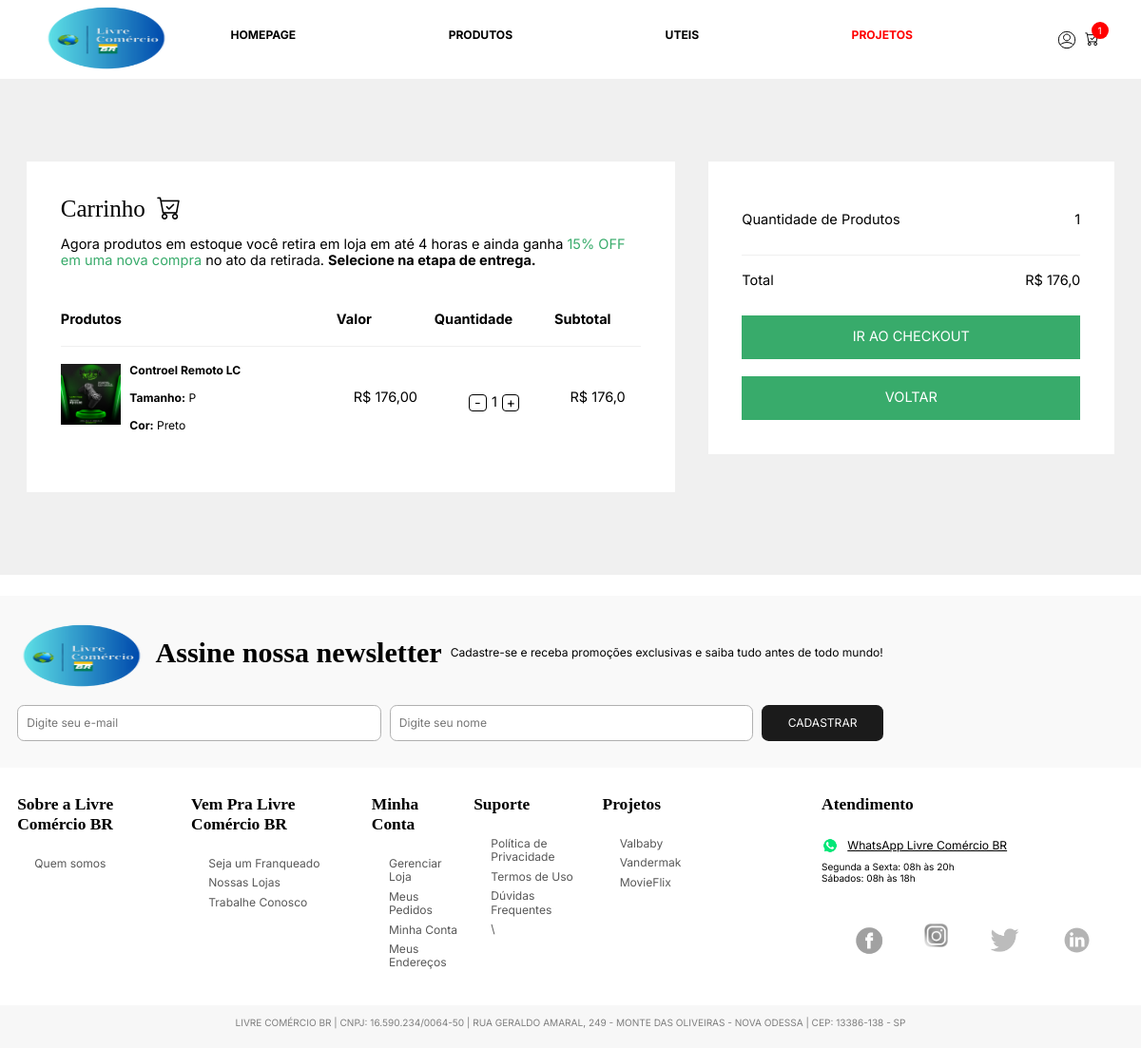
Page /loja/carrinho/ (signed in) on the committed database.
### store/models.py (models this page shows, shortened)
class Carrinho(models.Model):
    item_estoque = models.ForeignKey(
        Estoque, on_delete=models.SET_NULL, related_name="item_produto", blank=True, null=True)
    quantidade = models.IntegerField(blank=True, null=True, default=0)
    pedido = models.ForeignKey(
        Pedido, on_delete=models.CASCADE, related_name="itens_do_pedido", blank=True, null=True)
    @property
    def subtotal(self):
        return self.quantidade * float(self.item_estoque.produto.preco)

class Estoque(models.Model):
    produto = models.ForeignKey(
        Produto, on_delete=models.SET_NULL, blank=True, null=True)
    cor = models.ForeignKey(Cor, on_delete=models.SET_NULL, blank=True,
                            null=True)  # (amarelo, azul, preto)
    tamanho = models.CharField(max_length=5, blank=True, null=True)
    estoque_disponivel = models.IntegerField(blank=True, null=True, default=0)

class Produto(models.Model):
    nome = models.CharField(max_length=150)
    imagem = models.ManyToManyField(Imagem,
                                    related_name='imagens_produto', blank=True)
    preco = models.DecimalField(
        max_digits=10, decimal_places=2, blank=True, null=True)
    descricao = models.TextField(blank=True, null=True)
    ativo = models.BooleanField(default=True)
    categoria = models.ForeignKey(
        Categoria, on_delete=models.SET_NULL, blank=True, null=True)
    tipo = models.ForeignKey(
        Tipo, on_delete=models.SET_NULL, blank=True, null=True)

class Imagem(models.Model):
    img = models.ImageField(upload_to='fotos_produtos', blank=True, null=True)
    def __str__(self) -> str:
        return self.img.url

class Cor(models.Model):
    nome = models.CharField(max_length=150, blank=True, null=True)
    codigo = models.CharField(max_length=150, blank=True, null=True)
    def __str__(self):
        return str(self.nome)

class Pedido(models.Model):
    cliente = models.ForeignKey(
        Cliente, on_delete=models.SET_NULL, blank=True, null=True)
    codigo_transacao = models.CharField(max_length=150, blank=True, null=True)
    finalizado = models.BooleanField(default=False)
    endereco = models.ForeignKey(
        Endereco, on_delete=models.SET_NULL, blank=True, null=True)
    data_finalizacao = models.DateTimeField(blank=True, null=True)
    @property
    def quantidade_itens(self):
        itens_carrinho = Carrinho.objects.filter(pedido__id=self.id)
        qtd_itens = sum([item.quantidade for item in itens_carrinho])
        return qtd_itens
    @property
    def total(self):
        itens_carrinho = Carrinho.objects.filter(pedido__id=self.id)
        total_carrinho = sum(
            [item.subtotal for item in itens_carrinho])
        return total_carrinho

### store/views.py (the view, shortened to what this page needs)
# urls.py: path('carrinho/', carrinho, name='carrinho'),
def carrinho(request):
    if request.user.is_authenticated:
        cliente = request.user.cliente
    pedido, criado = Pedido.objects.get_or_create(
        cliente=cliente, finalizado=False)
    itens_carrinho = Carrinho.objects.filter(pedido=pedido)
    """Estou passando a variáveel pedido aqui para poder pegar a quantidade de itens e o valor total do pedido"""
    context = {"itens_carrinho": itens_carrinho,
               "pedido": pedido, "cliente_existente": True}
    return render(request, 'carrinho.html', context)

### loja_app/models.py (called while the page is built)
    def __str__(self) -> str:
        return str(self.nome)

### store/new_contexts.py (called while the page is built, shortened)
def shopping_cart(request):
    qtd_prod_carrinho = 0
    if request.user.is_authenticated:
        cliente = request.user.cliente
    pedido, criado = Pedido.objects.get_or_create(
        cliente=cliente, finalizado=False)
    """Agora preciso saber quais são os itens do pedido"""
    itens_carrinho = Carrinho.objects.filter(pedido=pedido)
    """Posso ter um pedido com apenas 1 produto, porém, sendo 5 produtos do mesmo produto"""
    for item in itens_carrinho:
        qtd_prod_carrinho += item.quantidade
    return {"qtd_prod_carrinho": qtd_prod_carrinho}

def categorias_tipos(request):
    categorias_navegacao = Categoria.objects.all()
    tipos_navegacao = Tipo.objects.all()
    return {"categorias_navegacao": categorias_navegacao, "tipos_navegacao": tipos_navegacao}

def equipe_vendas(request):
    vendas = False
    if request.user.is_authenticated:
        if request.user.groups.filter(name="vendas").exists():
            vendas = True
    return {"vendas": vendas}

### store/templates/carrinho.html (shortened to what this page needs)
{% extends 'base_geral.html' %}
{% load static %}
{% block 'body' %}
<main class="principal">
    <section class="carrinho">
        {% if cliente_existente %}
        <div class="sacola">
            <div class="sacola__titulos">
                <h1 class="sacola__titulo">Carrinho &nbsp<i class="bi bi-cart-check"></i></h1>
                <p>
                    Agora produtos em estoque você retira em loja em até 4 horas e
                    ainda ganha
                    <span class="sacola__realce-verde">15% OFF em uma nova compra</span>
                    no ato da retirada.
                    <b> Selecione na etapa de entrega. </b>
                </p>
            </div>
            <table class="tabela">
                <tr>
                    <th>Produtos</th>
                    <th>Valor</th>
                    <th>Quantidade</th>
                    <th>Subtotal</th>
                </tr>
                {% for item in itens_carrinho %}
                <tr>
                    <td class="tabela__produto">
                        <div class="tabela__imagem">
                            <img src="{{item.item_estoque.produto.imagem.all.0}}" alt="Imagem do Produto" />
                        </div>
                        <div class="tabela__produto-textos">
                            <p><b>{{item.item_estoque.produto.nome}}</b></p>
                            <p><b>Tamanho:</b> {{item.item_estoque.tamanho}}</p>
                            <p><b>Cor:</b> {{item.item_estoque.cor}}</p>
                        </div>
                    </td>
                    <td class="tabela__preco-unit">
                        <p class="tabela__preco">R$ {{item.item_estoque.produto.preco}}</p>
                    </td>
                    <td class="tabela__qtd">
                        <div class="tabela__quantidade">
                            <form method="POST" action="{% url 'remover_carrinho' item.item_estoque.produto.id %}">
                                <button type="submit">-</button>
                            </form>
                            <span>{{item.quantidade}}</span>
                            <form method="POST" action="{% url 'add_carrinho' item.item_estoque.produto.id %}">
                                <button type="submit">+</button>
                            </form>
                        </div>
                    </td>
                    <td>
                        <p class="tabela__preco tabela__preco--total">R$ {{item.subtotal}}</p>
                    </td>
                </tr>
                {% endfor %}
            </table>
        </div>
        <div class="subtotal">
            <div class="subtotal__infos">
                <p>Quantidade de Produtos</p>
                <p>{{pedido.quantidade_itens}}</p>
            </div>
            <div class="subtotal__infos subtotal__infos--sborda">
                <p>Total</p>
                <p>R$ {{pedido.total}}</p>
            </div>
            <a href="{% url 'checkout' %}" class="subtotal__botao">Ir ao checkout</a><br>
            <a href="{% url 'produtos' %}" class="subtotal__botao">Voltar</a>
        </div>
        {% endif %}
    </section>
</main>
{% endblock %}

### templates/static/store/css/style.comp.css (style rules this page uses)
.checkout__botao, .subtotal__botao, .s-produto__adicicionar { margin-top: 1.28rem; width: 100%; background-color: #38ab6b; border-radius: 8px; color: #fff; font-size: inherit; text-transform: uppercase; border: none; padding: 1.6rem 0; cursor: pointer; transition: background-color ease-in 0.15s; text-decoration: none; text-align: center; }
* { margin: 0; padding: 0; box-sizing: border-box; }
html { font-size: 62.5%; }
@media (max-width: 80em) { html { font-size: 56.75%; } }
body { font-family: Inter, sans-serif; font-size: 1.6rem; line-height: 1.2; color: #000; background-color: #fff; }
img { width: 100%; max-width: 100%; display: block; }
.principal { display: flex; flex-flow: column nowrap; align-items: stretch; justify-content: start; gap: 2.5rem; }
.carrinho { display: flex; flex-flow: row nowrap; align-items: start; justify-content: start; gap: 3.9rem; padding: 9.54rem 3.12rem; background-color: #f0f0f0; }
.sacola { display: flex; flex-flow: column nowrap; align-items: stretch; justify-content: start; gap: 3.9rem; padding: 3.9rem; background-color: #fff; flex: 1; }
.sacola__titulo { font-family: serif; font-size: 2.76rem; }
.sacola__realce-verde { color: #38ab6b; }
.sacola__titulos { display: flex; flex-flow: column nowrap; align-items: stretch; justify-content: start; gap: 1rem; }
.tabela th { border-bottom: solid 1px #f0f0f0; padding-bottom: 2rem; }
.tabela th:first-child { text-align: left; }
.tabela tr td { padding: 2rem 0; }
.tabela .tabela__qtd, .tabela .tabela__preco-unit { padding-bottom: 2rem; }
.tabela__preco { text-align: center; }
.tabela__quantidade { display: flex; flex-flow: row nowrap; align-items: center; justify-content: center; gap: 0.6rem; }
.tabela__quantidade button { width: 2rem; height: 2rem; background-color: transparent; border: solid 1px #000; border-radius: 4px; font-size: 1.6rem; }
.tabela__imagem { max-width: 7rem; }
.tabela__produto { display: flex; flex-flow: row nowrap; align-items: stretch; justify-content: start; gap: 1rem; font-size: 1.33rem; }
.tabela__produto-textos { display: flex; flex-flow: column nowrap; align-items: stretch; justify-content: start; gap: 0.6rem; }
.subtotal { display: flex; flex-flow: column nowrap; align-items: stretch; justify-content: start; gap: 0; padding: 3.9rem; background-color: #fff; max-width: 47rem; width: 36.7vw; }
.subtotal__infos { display: flex; flex-flow: row nowrap; align-items: stretch; justify-content: space-between; gap: 0.6rem; padding: 2rem 0; border-bottom: solid 1px #f0f0f0; }
.subtotal__infos--sborda { border-bottom: none; }
.subtotal__botao { border-radius: 0; margin-top: 0; }

### rows in the picture
Carrinho: item_estoque.produto.imagem.all.0 (picture), item_estoque.produto.nome "Controel Remoto LC", item_estoque.tamanho "P", item_estoque.cor "Preto", item_estoque.produto.preco "176,00", quantidade "1", subtotal "176,0"
Pedido: quantidade_itens "1", total "176,0"

### other values in the picture
{{ qtd_prod_carrinho }} "1"
